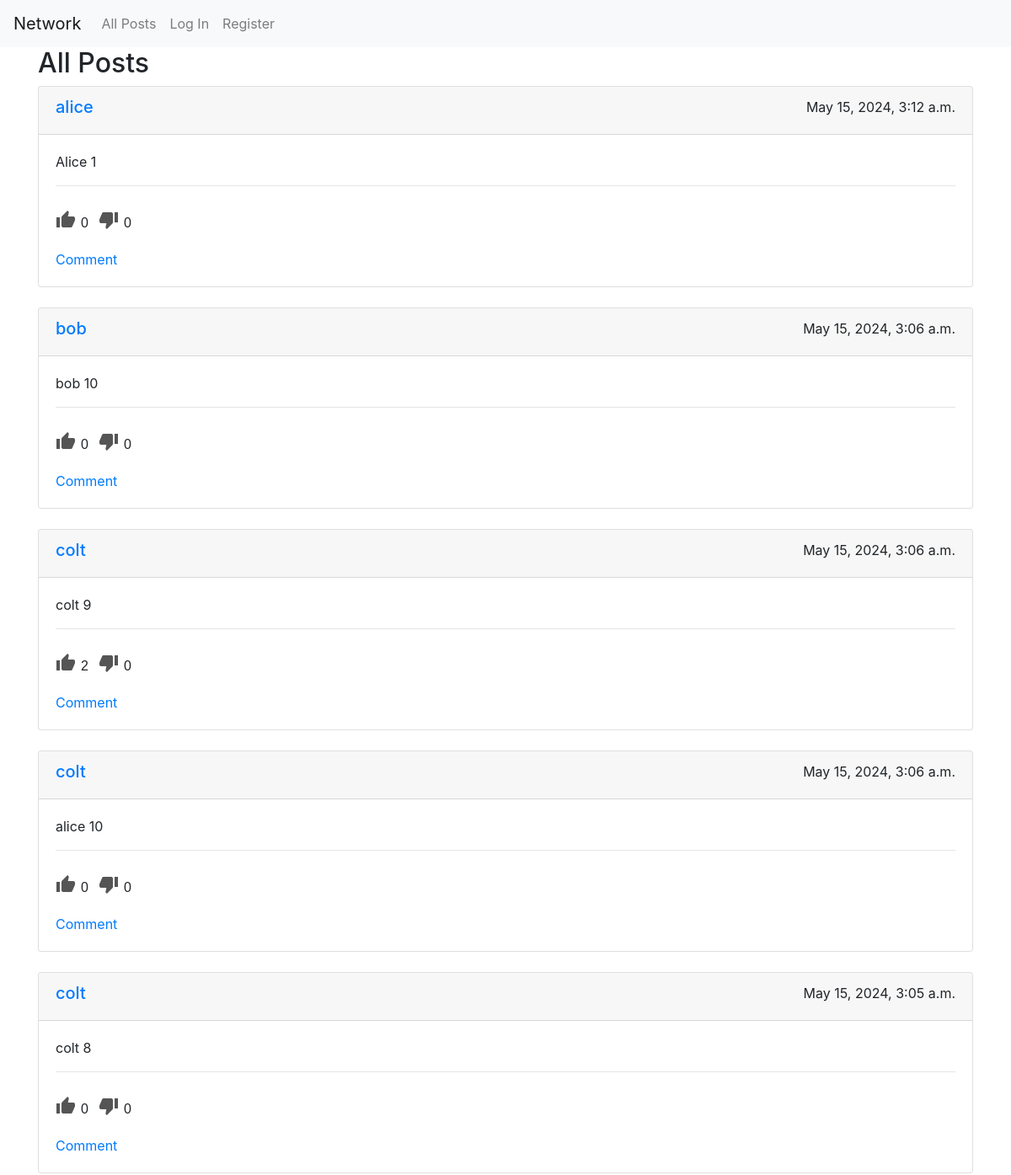
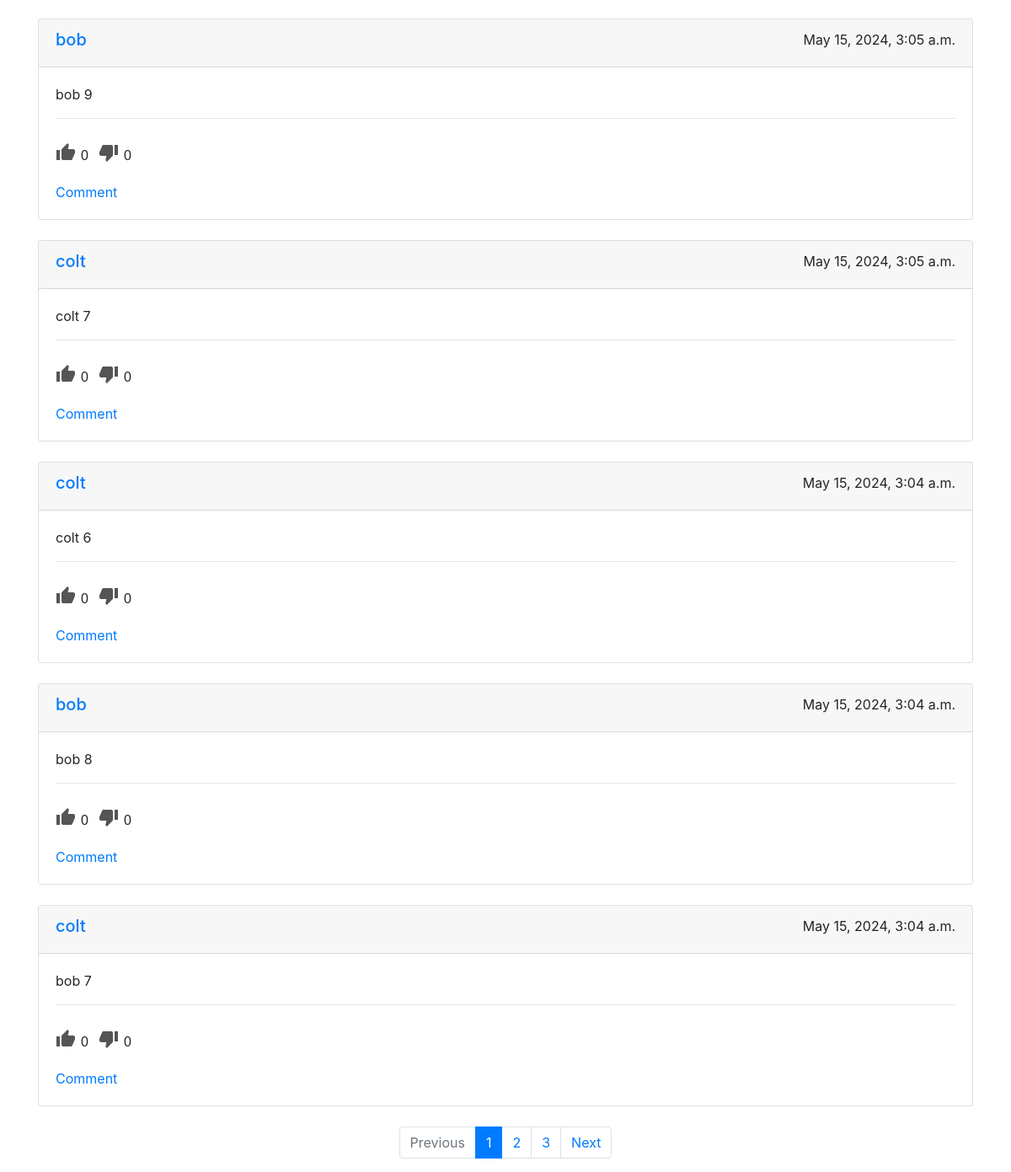
The page / on the database its author committed (2 pictures, top to bottom).
### network/models.py (models this page shows, shortened)
class Post(models.Model):
    poster = models.ForeignKey(User, on_delete=models.CASCADE, related_name="posts")
    content = models.TextField()
    timestamp = models.DateTimeField(auto_now_add=True)
    likes = models.ManyToManyField(User, blank=True, related_name="liked_posts")
    dislikes = models.ManyToManyField(User, blank=True, related_name="disliked_posts")
    def like_num(self):
        return self.likes.all().count()
    def dislike_num(self):
        return self.dislikes.all().count()

class User(AbstractUser):
    following = models.ManyToManyField("User", blank=True, related_name="followers")

### network/views.py (the view)
# urls.py: path("", views.index, name="index"),
def index(request):
    if request.GET.get("page") is None:
        page_number = int(1)
    else:
        page_number = request.GET.get("page")
    all_post = Post.objects.all().order_by("-timestamp")
    post_paginator = Paginator(all_post, NUM)                # Show 10 posts per page.
    post_page = post_paginator.get_page(page_number)
    return render(request, "network/index.html", {
        "title": "All Posts",
        "posts_per_page": post_page,
        "form": PostForm(),
    })

### network/templates/network/index.html (shortened to what this page needs)
{% extends "network/layout.html" %}
{% block body %}
<div class="container">
    <h2 >{{ title }}</h2>
    <div class="row row-cols-1 row-cols-md-1 g-4">
        {% for post in posts_per_page %}
            <div class="col mb-4"><div id="postId_{{ post.id }}" class="post card">
                <div class="card-header">
                    <div class="d-flex justify-content-between">
                        <div class="text-start"><a href="{% url 'profile' username=post.poster.username %}"><h5>{{ post.poster }}</h5></a></div>
                        <div class="text-end">{{ post.timestamp }}</div>
                    </div>
                </div>
                <div class="card-body">
                    <div class="content" style="display: block;">
                        <p class="content_text card-text">{{ post.content }}</p>
                        <hr/>
                        <div class="d-flex justify-content-between">
                            <div class="text-left">
                                    <div class="post-ratings-container">
                                        {% if request.user in post.likes.all %}
                                            <div class="post-rating post-rating-selected">
                                        {% else %}
                                            <div class="post-rating">
                                        {% endif %}
                                            {% if request.user.is_authenticated %}
                                                <span class="logined post-rating-button material-icons">thumb_up</span>
                                            {% else %}
                                                <a href="{% url 'login' %}"><span class="unlogined post-rating-button material-icons">thumb_up</span></a>
                                            {% endif %}
                                            <span class="post-rating-count">{{ post.like_num }}</span>
                                        </div>
                                        {% if request.user in post.dislikes.all %}
                                            <div class="post-rating post-rating-selected">
                                        {% else %}
                                            <div class="post-rating">
                                        {% endif %}
                                            {% if request.user.is_authenticated %}
                                                <span class="logined post-rating-button material-icons">thumb_down</span>
                                            {% else %}
                                                <a href="{% url 'login' %}"><span class="unlogined post-rating-button material-icons">thumb_down</span></a>
                                            {% endif %}
                                            <span class="post-rating-count">{{ post.dislike_num }}</span>
                                        </div>
                                    </div>
                                <br/>
                                <a class="comment_link" href="">Comment</a>
                            </div>
                        </div>
                    </div>
                </div>
            </div></div>
        {% endfor %}
    </div>
</div>
<div class="pagings">
    <nav aria-label="Page navigation">
        <ul class="pagination justify-content-center">
            {% if not posts_per_page.has_previous %}
                <li class="page-item disabled">
                    <a class="page-link" href="" tabindex="-1" aria-disabled="true">Previous</a>
                </li>
            {% endif %}
            {% for page_index in posts_per_page.paginator.page_range %}
                {% if page_index == posts_per_page.number %}
                    <li class="page-item active" aria-current="page">
                        <a class="page-link" href="?page={{ page_index }}">{{ page_index }}<span class="sr-only">(current)</span></a>
                    </li>
                {% else %}
                    <li class="page-item">
                        <a class="page-link" href="?page={{ page_index }}">{{ page_index }}</a>
                    </li>
                {% endif %}
            {% endfor %}
            {% if not posts_per_page.has_next %}
                <li class="page-item disabled">
                    <a class="page-link" href="" tabindex="-1" aria-disabled="true">Next</a>
                </li>
            {% else %}
                <li class="page-item">
                    <a class="page-link" href="?page={{ posts_per_page.next_page_number }}">Next</a>
                </li>
            {% endif %}
        </ul>
    </nav>
</div>
{% endblock %}

### network/static/network/styles.css (style rules this page uses)
.post-ratings-container { font-family: 'Lexend', sans-serif; display: flex; justify-content: end; padding: 12px 0; margin-bottom: -20px; }
.post-rating { display: flex; align-items: center; cursor: default; }
.post-rating:not(:last-child) { margin-right: 12px; }
.post-rating-button { margin-right: 6px; cursor: pointer; color: #555555; }

### rows shown on the page
Post: poster "alice", timestamp "May 15, 2024, 3:12 a.m.", content "Alice 1", like_num "0", dislike_num "0"
Post: poster "bob", timestamp "May 15, 2024, 3:06 a.m.", content "bob 10", like_num "0", dislike_num "0"
Post: poster "colt", timestamp "May 15, 2024, 3:06 a.m.", content "colt 9", like_num "2", dislike_num "0"
Post: poster "colt", timestamp "May 15, 2024, 3:06 a.m.", content "alice 10", like_num "0", dislike_num "0"
Post: poster "colt", timestamp "May 15, 2024, 3:05 a.m.", content "colt 8", like_num "0", dislike_num "0"
Post: poster "bob", timestamp "May 15, 2024, 3:05 a.m.", content "bob 9", like_num "0", dislike_num "0"
Post: poster "colt", timestamp "May 15, 2024, 3:05 a.m.", content "colt 7", like_num "0", dislike_num "0"
Post: poster "colt", timestamp "May 15, 2024, 3:04 a.m.", content "colt 6", like_num "0", dislike_num "0"
Post: poster "bob", timestamp "May 15, 2024, 3:04 a.m.", content "bob 8", like_num "0", dislike_num "0"
Post: poster "colt", timestamp "May 15, 2024, 3:04 a.m.", content "bob 7", like_num "0", dislike_num "0"

### other values the page prints
{{ title }} "All Posts"
{{ page_index }} "1"
{{ page_index }} "2" "3"
